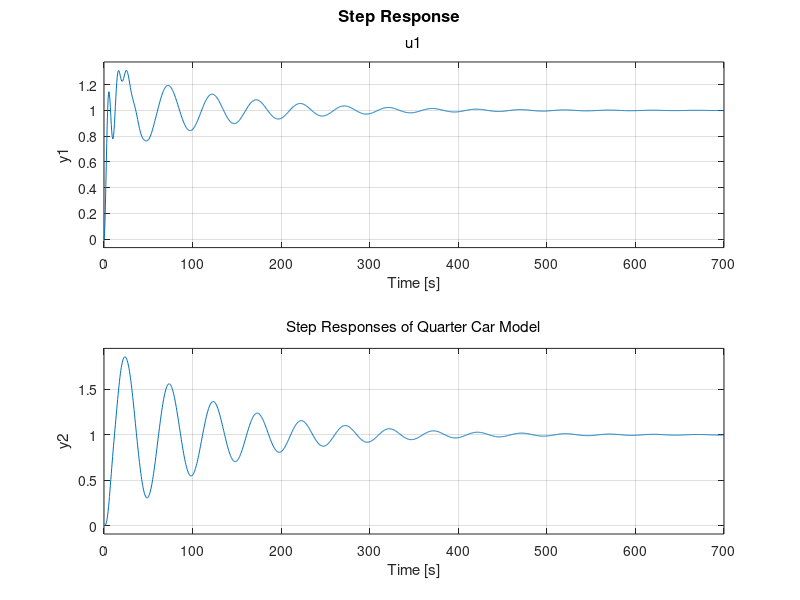

This chart was generated by the following MATLAB code: (Note: this script raises an error after producing the figure.)
%%%%%%%%%%%%%%%%%%%%%%%%%%%%%%%%%%%%%%%%%%%%%%%%%%%%%%%%%%%%%%%%%%%%%%%%%%%
%%%             Deniz Ekin Canbay
%%%                     HW #1
%%%        Problem #2 Quarter Car Suspension Model
%%%%%%%%%%%%%%%%%%%%%%%%%%%%%%%%%%%%%%%%%%%%%%%%%%%%%%%%%%%%%%%%%%%%%%%%%%%
clear all
close all
clc
m1=100; m2=500; b=20; k1=25; k2=12;
A=[0 1 0 0; -(k1+k2)/m1 -b/m1 k2/m1 b/m1;0 0 0 1; k2/m2 b/m2 -k2/m2 -b/m2];
B = [0 k1/m1 0 0]';
C = [1 0 0 0;0 0 1 0];
D=[0 0]';
sys = ss(A,B,C,D)
figure
step(sys)
grid on
title("Step Responses of Quarter Car Model")

[p,z] = pzmap(sys)

figure
pzplot(sys)
grid on
title("Pole Zero Map of Quarter Car Model")

figure
impulse(sys)
grid on
title("Impulse Responses of Quarter Car Model")

%%
num1=[m1*k1 b*k1 k1*(k1+k2)]
den1=[m1*m2 (m1*b+m2*b) (m1*k2+m2*(k1+k2)) b*k1 k1*k2]
tf1=tf(num1,den1)
step(tf1)

clear all
close all
syms m1 m2 b k1 k2 s
%%
Y1U = simplifyFraction(k1/(m1*s*s+k1+k2+b*s - (b*s+k2)*(b*s+k2)/(m2*s*s+k2+b*s))) % Y1/U
%%
Y2Y1=simplifyFraction((b*s+k2)/(m2*s^2+b*s+k2))
%%
Y2U=simplifyFraction(Y2Y1*Y1U)
%%
pretty(Y1U)
pretty(Y2U)
m1=100; m2=500; b=20; k1=25; k2=12;
Y1U=subs(Y1U)
Y2U=subs(Y2U)
%%
[num1, den1] = numden((Y1U))
[num2, den2] = numden((Y2U))
%%
s=tf('s')
eval(['Y1_U = ',char(Y1U)])
eval(['Y2_U = ',char(Y2U)])

figure
step(Y1_U)
title("Step Response of Y1")
grid on
saveas(gcf,'Y1step.png')

figure
impulse(Y1_U)
title("Impulse Response of Y1")
grid on
saveas(gcf,'Y1impulse.png')

figure
step(Y2_U)
title("Step Response of Y2")
grid on
saveas(gcf,'Y2step.png')

figure
impulse(Y2_U)
title("Impulse Response of Y2")
grid on
saveas(gcf,'Y2impulse.png')

[p1,z1]=pzmap(Y1_U)
[p2,z2]=pzmap(Y2_U)

figure
pzmap(Y1_U,'b')
grid on
title("Pole Zero Map of the Y1 / U")
saveas(gcf,'Y1pzmap.png')

figure
pzmap(Y2_U,'b')
grid on
title("Pole Zero Map of the Y2 / U")
saveas(gcf,'Y2pzmap.png')



